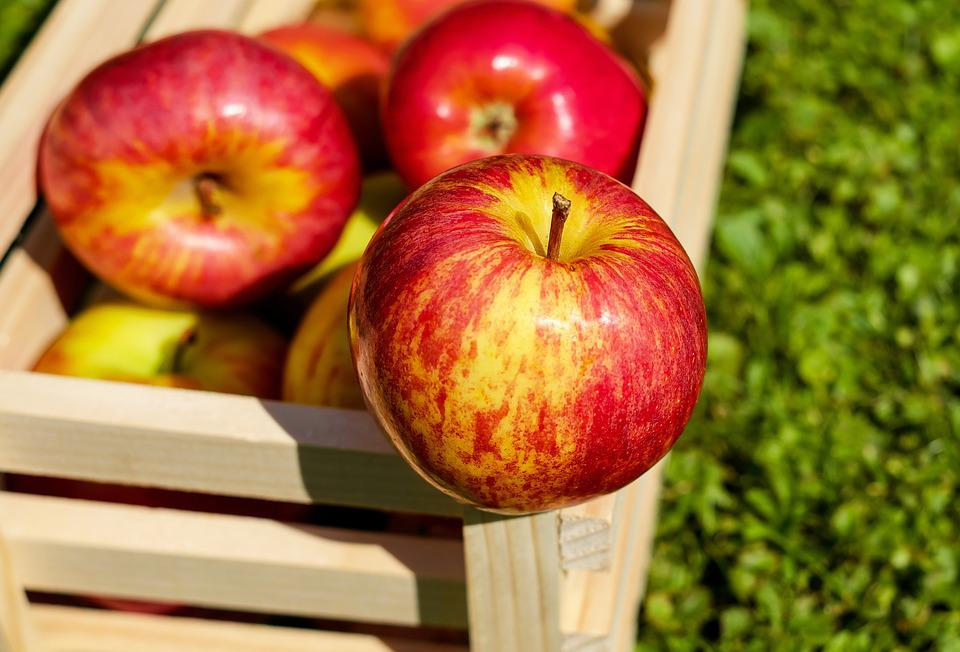
#> input picture opencv_readwrite/apple.jpg, 960 x 652 px
$ python read_image.py
#> lines starting #> are read from the running program, lines starting #| are printed output that depends on the picture
### opencv_readwrite/utils.py
import cv2

IMAGE_DTYPE_MAT_TYPE = {
    "uint8":   "CV_8U",
    "int8":    "CV_8S",
    "uint16":  "CV_16U",
    "int16":   "CV_16S",
    "float32": "CV_32F",
    "float64": "CV_64F"
}

def print_matrix_info(name, image):
    matrix_type = "Unknown"
    if str(image.dtype) in IMAGE_DTYPE_MAT_TYPE.keys():
        matrix_type = IMAGE_DTYPE_MAT_TYPE[str(image.dtype)]

    n_channels = 3 if image.ndim == 3 else 1
    # 3차원이면 3, 아니면 1

    print(f'{name:12}: depth({image.dtype}), channels({n_channels}) - type({matrix_type})')

# 아래 함수에 입력을 보면 '=' 형태가 있는데,
# 이는 함수를 호출할 때 입력으로 font와 color, thickness가 없으면 '=' 옆에 있는 것이 기본값
# 각각 글꼴, 글자 색상, 굵기를 의미
# [7 lines left out: function add_string_frame, not called in this run]

### opencv_readwrite/read_image.py
from utils import print_matrix_info
import cv2

title1, title2 = 'gray_image', 'color_image'
# 경로가 이 소스파일과 같은 폴더안에 위치해야 함
gray_image = cv2.imread("apple.jpg", cv2.IMREAD_GRAYSCALE)
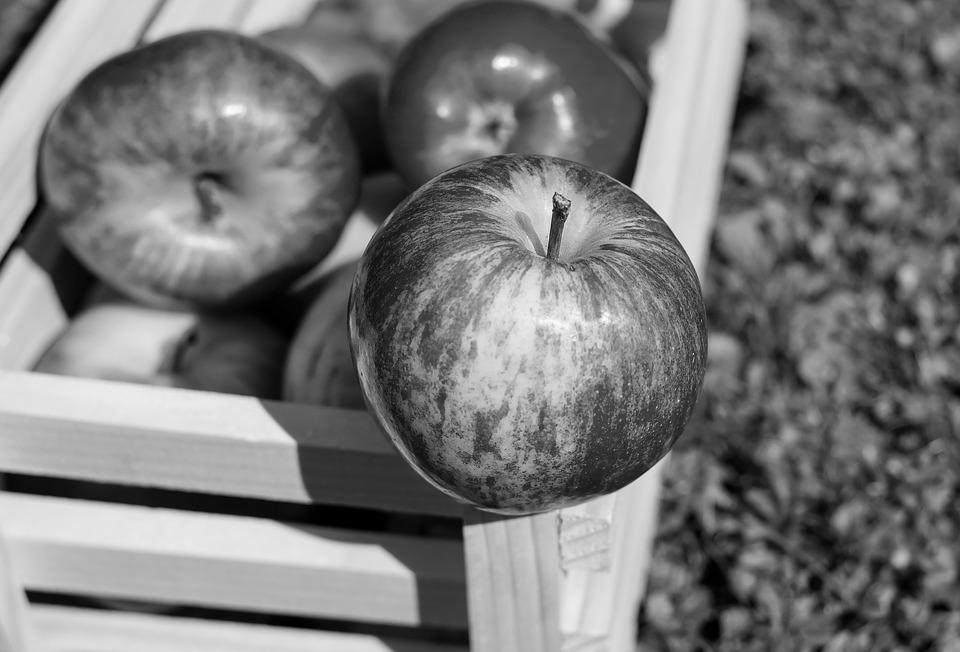
#> gray_image: shape (652, 960); min 0, max 255, mean 120.1
color_image = cv2.imread("apple.jpg", cv2.IMREAD_COLOR)
#> color_image is the input picture: shape (652, 960, 3); mean B, G, R 55.7, 111.6, 161.4

# 영상파일이 잘 읽혔는지 검사
if gray_image is None or color_image is None:
    raise Exception('영상파일 읽기 에러') # 예외(에러) 발생

print("행렬 좌표(100, 100)에 대한 화소 값: ")
print(f'{title1}, {gray_image[100, 100]}')
#| gray_image, 74
print(f'{title2}, {color_image[100, 100]}')
#| color_image, [ 39  31 172]

print_matrix_info(title1, gray_image)
#| gray_image  : depth(uint8), channels(1) - type(CV_8U)
print_matrix_info(title2, color_image)
#| color_image : depth(uint8), channels(3) - type(CV_8U)

cv2.imshow(title1, gray_image)
cv2.imshow(title2, color_image)
cv2.waitKey(0)
